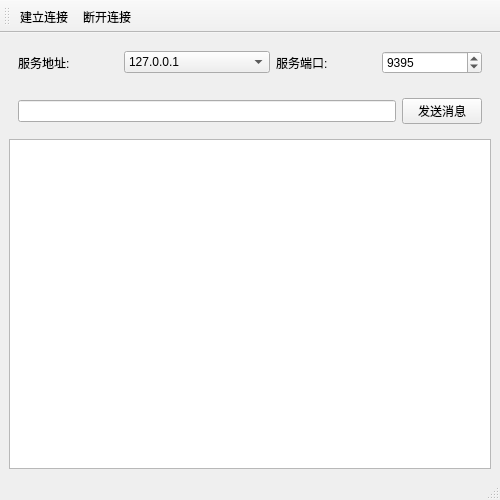
<?xml version="1.0" encoding="UTF-8"?>
<ui version="4.0">
 <class>Qt6_TCP_Client</class>
 <widget class="QMainWindow" name="Qt6_TCP_Client">
  <property name="geometry">
   <rect>
    <x>0</x>
    <y>0</y>
    <width>500</width>
    <height>500</height>
   </rect>
  </property>
  <property name="windowTitle">
   <string>Qt6_TCP_Client</string>
  </property>
  <widget class="QWidget" name="W_Central">
   <layout class="QVBoxLayout" name="verticalLayout">
    <item>
     <widget class="QWidget" name="W_Address" native="true">
      <layout class="QHBoxLayout" name="horizontalLayout">
       <item>
        <widget class="QLabel" name="L_IPv4">
         <property name="maximumSize">
          <size>
           <width>100</width>
           <height>16777215</height>
          </size>
         </property>
         <property name="text">
          <string>服务地址:</string>
         </property>
        </widget>
       </item>
       <item>
        <widget class="QComboBox" name="CB_IPv4">
         <item>
          <property name="text">
           <string>127.0.0.1</string>
          </property>
         </item>
        </widget>
       </item>
       <item>
        <widget class="QLabel" name="L_Port">
         <property name="maximumSize">
          <size>
           <width>100</width>
           <height>16777215</height>
          </size>
         </property>
         <property name="text">
          <string>服务端口: </string>
         </property>
        </widget>
       </item>
       <item>
        <widget class="QSpinBox" name="SB_Port">
         <property name="maximumSize">
          <size>
           <width>100</width>
           <height>16777215</height>
          </size>
         </property>
         <property name="maximum">
          <number>65535</number>
         </property>
         <property name="value">
          <number>9395</number>
         </property>
        </widget>
       </item>
      </layout>
     </widget>
    </item>
    <item>
     <widget class="QWidget" name="W_Message" native="true">
      <layout class="QHBoxLayout" name="horizontalLayout_2">
       <item>
        <widget class="QLineEdit" name="LE_Message"/>
       </item>
       <item>
        <widget class="QPushButton" name="PB_Send">
         <property name="text">
          <string>发送消息</string>
         </property>
        </widget>
       </item>
      </layout>
     </widget>
    </item>
    <item>
     <widget class="QPlainTextEdit" name="PTE_Message"/>
    </item>
   </layout>
  </widget>
  <widget class="QMenuBar" name="MB_Menu">
   <property name="geometry">
    <rect>
     <x>0</x>
     <y>0</y>
     <width>500</width>
     <height>30</height>
    </rect>
   </property>
  </widget>
  <widget class="QStatusBar" name="SB_Status"/>
  <widget class="QToolBar" name="TB_Tool">
   <property name="windowTitle">
    <string>toolBar</string>
   </property>
   <attribute name="toolBarArea">
    <enum>TopToolBarArea</enum>
   </attribute>
   <attribute name="toolBarBreak">
    <bool>false</bool>
   </attribute>
   <addaction name="A_Connect"/>
   <addaction name="A_Disconnect"/>
  </widget>
  <action name="A_Connect">
   <property name="text">
    <string>建立连接</string>
   </property>
  </action>
  <action name="A_Disconnect">
   <property name="text">
    <string>断开连接</string>
   </property>
  </action>
 </widget>
 <resources/>
 <connections/>
</ui>
